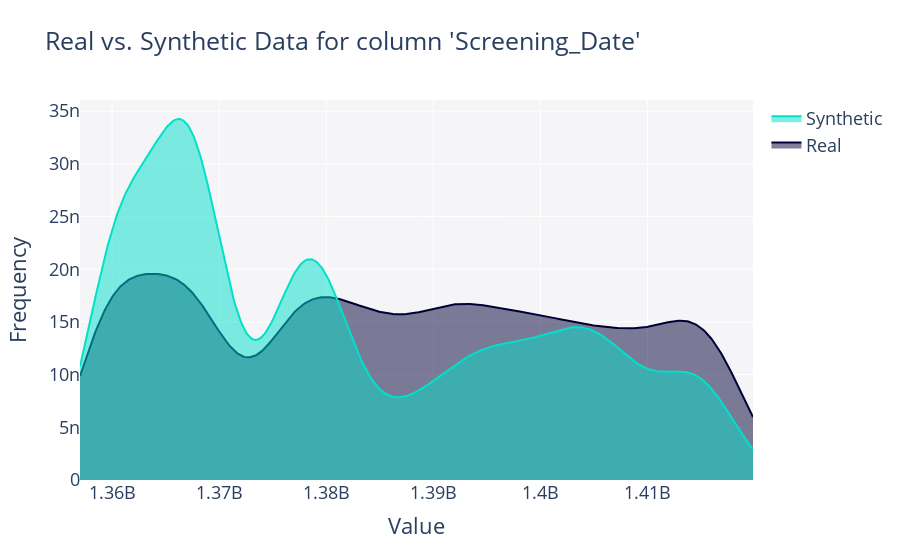

Notebook code cell kept with this figure:
### Code cell
get_column_plot(
    real_data=df_train,
    synthetic_data=synthetic_data_ctgan,
    column_name='Screening_Date',
    plot_type='distplot'
).show(renderer="vscode")

### Figure 1 — Plotly figure (JSON) as saved in the notebook; plotly's stock layout.template omitted (floating-point values rounded to 4 significant figures; data arrays with more than 128 entries replaced by an {"elided": "..."} marker saying what was removed)
{"data": [{"fill": "tozeroy", "hovertemplate": "<b>Real</b><br>Frequency: %{y}<extra></extra>", "legendgroup": "Real", "marker": {"color": "#000036"}, "mode": "lines", "name": "Real", "showlegend": true, "type": "scatter", "x": {"elided": "500 float values"}, "xaxis": "x", "y": {"elided": "500 float values"}, "yaxis": "y"}, {"fill": "tozeroy", "hovertemplate": "<b>Synthetic</b><br>Frequency: %{y}<extra></extra>", "legendgroup": "Synthetic", "marker": {"color": "#01E0C9"}, "mode": "lines", "name": "Synthetic", "showlegend": true, "type": "scatter", "x": {"elided": "500 float values"}, "xaxis": "x", "y": {"elided": "500 float values"}, "yaxis": "y"}], "layout": {"barmode": "overlay", "font": {"size": 18}, "hovermode": "closest", "legend": {"traceorder": "reversed"}, "plot_bgcolor": "#F5F5F8", "title": {"text": "Real vs. Synthetic Data for column 'Screening_Date'"}, "xaxis": {"anchor": "y2", "domain": [0, 1], "title": {"text": "Value"}, "zeroline": false}, "yaxis": {"anchor": "free", "domain": [0, 1], "position": 0, "title": {"text": "Frequency"}}}}
